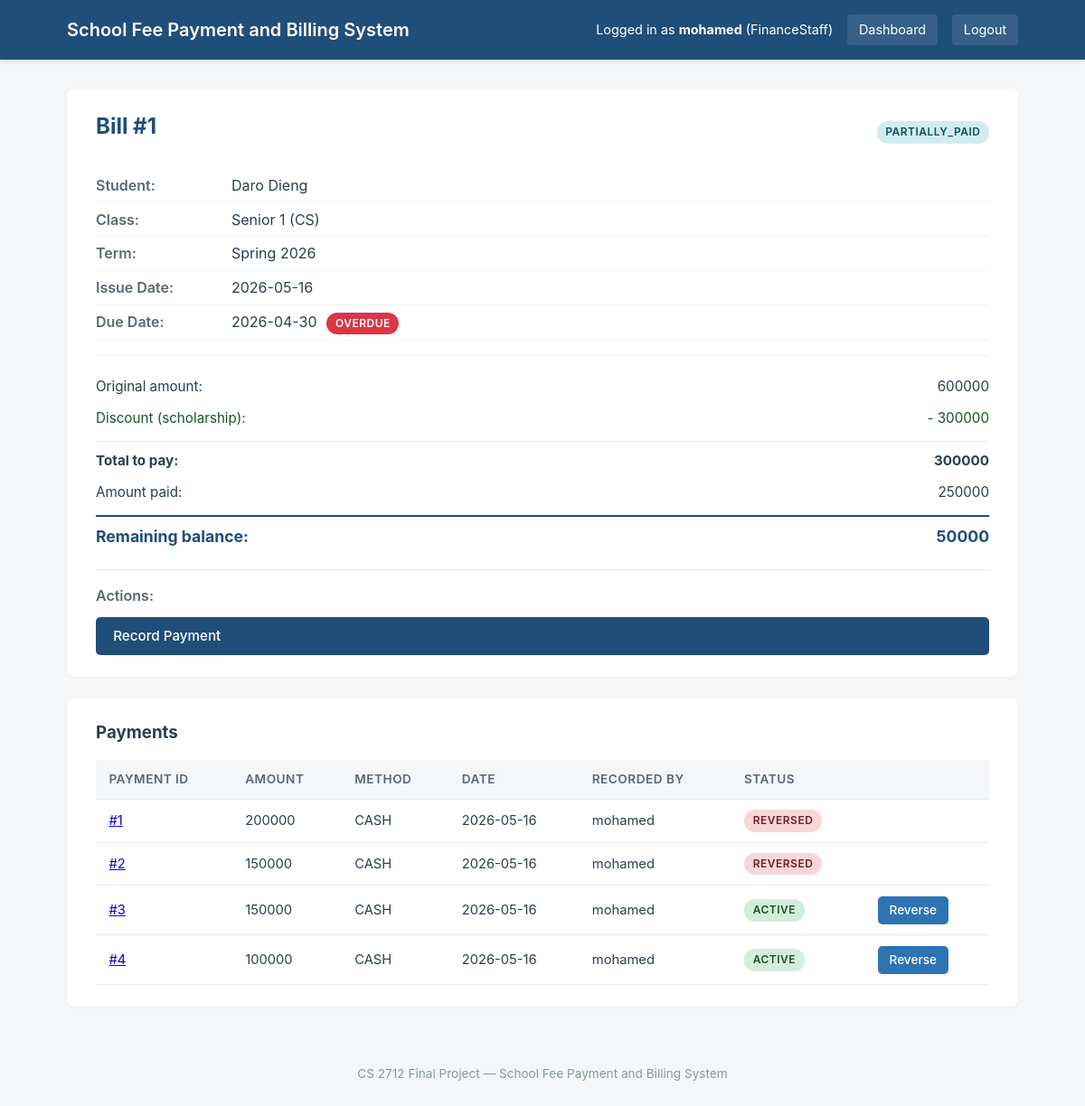
Page /bills/1 (signed in) on the committed database.
### tables this page shows
CREATE TABLE user (
    user_id        INTEGER PRIMARY KEY AUTOINCREMENT,
    username       TEXT NOT NULL UNIQUE,
    password_hash  TEXT NOT NULL,
    role_id        INTEGER NOT NULL,
    is_active      INTEGER NOT NULL DEFAULT 1,
    FOREIGN KEY (role_id) REFERENCES role(role_id)
);

CREATE TABLE role (
    role_id      INTEGER PRIMARY KEY AUTOINCREMENT,
    name         TEXT NOT NULL UNIQUE,
    permissions  TEXT NOT NULL
);

CREATE TABLE bill (
    bill_id          INTEGER PRIMARY KEY AUTOINCREMENT,
    profile_id       INTEGER NOT NULL,
    structure_id     INTEGER NOT NULL,
    original_amount  REAL NOT NULL CHECK (original_amount >= 0),
    discount_amount  REAL NOT NULL DEFAULT 0 CHECK (discount_amount >= 0),
    total_amount     REAL NOT NULL CHECK (total_amount >= 0),
    amount_paid      REAL NOT NULL DEFAULT 0 CHECK (amount_paid >= 0),
    balance          REAL NOT NULL,
    status           TEXT NOT NULL
                     CHECK (status IN ('UNPAID','PARTIALLY_PAID','PAID','CANCELLED')),
    issue_date       TEXT NOT NULL,
    due_date         TEXT NOT NULL,
    FOREIGN KEY (profile_id)   REFERENCES billing_profile(profile_id),
    FOREIGN KEY (structure_id) REFERENCES fee_structure(structure_id)
);

CREATE TABLE student (
    student_id     INTEGER PRIMARY KEY AUTOINCREMENT,
    first_name     TEXT NOT NULL,
    last_name      TEXT NOT NULL,
    email          TEXT UNIQUE,
    student_class  TEXT NOT NULL,
    program        TEXT NOT NULL,
    user_id        INTEGER,
    FOREIGN KEY (user_id) REFERENCES user(user_id)
);

CREATE TABLE billing_profile (
    profile_id  INTEGER PRIMARY KEY AUTOINCREMENT,
    student_id  INTEGER NOT NULL,
    term        TEXT NOT NULL,
    is_active   INTEGER NOT NULL DEFAULT 1,
    FOREIGN KEY (student_id) REFERENCES student(student_id)
);

CREATE TABLE discount (
    discount_id  INTEGER PRIMARY KEY AUTOINCREMENT,
    bill_id      INTEGER NOT NULL UNIQUE,
    type         TEXT NOT NULL
                 CHECK (type IN ('FIXED_AMOUNT','PERCENTAGE','SCHOLARSHIP','WAIVER')),
    amount       REAL DEFAULT 0 CHECK (amount >= 0),
    percentage   REAL DEFAULT 0 CHECK (percentage >= 0 AND percentage <= 100),
    reason       TEXT NOT NULL,
    applied_by   INTEGER NOT NULL,
    FOREIGN KEY (bill_id)    REFERENCES bill(bill_id),
    FOREIGN KEY (applied_by) REFERENCES user(user_id)
);

CREATE TABLE payment (
    payment_id    INTEGER PRIMARY KEY AUTOINCREMENT,
    bill_id       INTEGER NOT NULL,
    amount        REAL NOT NULL CHECK (amount > 0),
    payment_date  TEXT NOT NULL,
    method        TEXT NOT NULL
                  CHECK (method IN ('CASH','BANK_TRANSFER','MOBILE_MONEY','CHEQUE')),
    is_reversed   INTEGER NOT NULL DEFAULT 0,
    recorded_by   INTEGER NOT NULL,
    FOREIGN KEY (bill_id)     REFERENCES bill(bill_id),
    FOREIGN KEY (recorded_by) REFERENCES user(user_id)
);

### controllers/bill_controller.py (the view)
@bill_bp.route("/bills/<int:bill_id>")
@login_required
def bill_detail(bill_id):
    bill = bill_repo.find_by_id(bill_id)
    if bill is None:
        abort(404)
    user = get_current_user()
    if user.role.name == "Student":
        bill_student = bill.billing_profile.student
        if bill_student.user_id != user.user_id:
            abort(403)  # forbidden
    payments = payment_repo.find_by_bill(bill_id)
    discount = discount_repo.find_by_bill(bill_id)
    return render_template(
        "bill_detail.html",
        bill=bill,
        payments=payments,
        discount=discount,
        user=user,
    )

### controllers/helpers.py (called while the page is built)
def get_current_user():
    user_id = session.get("user_id")
    if user_id is None:
        return None
    return user_repository.find_by_id(user_id)

def login_required(view_function):
    @wraps(view_function)
    def wrapper(*args, **kwargs):
        if get_current_user() is None:
            flash("Please log in first.", "error")
            return redirect(url_for("auth.login"))
        return view_function(*args, **kwargs)
    return wrapper

### domain/bill.py (called while the page is built)
    @property
    def name(self):
        return STATUS_PARTIALLY_PAID

    @property
    def status(self):
        return self._state.name

    def is_overdue(self):
        if self.due_date is None:
            return False
        today = datetime.now().date().isoformat()
        return self.due_date < today and self.status in (STATUS_UNPAID, STATUS_PARTIALLY_PAID)

### domain/discount.py (called while the page is built)
    @staticmethod
    def create(discount_type, discount_id, reason, applied_by,
               amount=0, percentage=0, bill_id=None):
        if discount_type == "FIXED_AMOUNT":
            return FixedAmountDiscount(discount_id, reason, applied_by, amount, bill_id)
        elif discount_type == "PERCENTAGE":
            return PercentageDiscount(discount_id, reason, applied_by, percentage, bill_id)
        elif discount_type == "SCHOLARSHIP":
            return ScholarshipDiscount(discount_id, reason, applied_by, bill_id)
        elif discount_type == "WAIVER":
            return WaiverDiscount(discount_id, reason, applied_by, bill_id=bill_id)
        else:
            raise ValueError(f"Unknown discount type: {discount_type}")

### domain/student.py (called while the page is built)
    def get_full_name(self):
        return f"{self.first_name} {self.last_name}"

### repositories/bill_repository.py (called while the page is built)
    def find_by_id(self, bill_id):
        connection = get_connection()
        cursor = connection.cursor()
        cursor.execute("SELECT * FROM bill WHERE bill_id = ?", (bill_id,))
        row = cursor.fetchone()
        connection.close()
        if row is None:
            return None
        return self._row_to_bill(row)

### repositories/billing_profile_repository.py (called while the page is built)
    def find_by_id(self, profile_id):
        connection = get_connection()
        cursor = connection.cursor()
        cursor.execute(
            "SELECT * FROM billing_profile WHERE profile_id = ?",
            (profile_id,)
        )
        row = cursor.fetchone()
        connection.close()
        if row is None:
            return None
        return self._row_to_profile(row)

### templates/bill_detail.html (shortened to what this page needs)
{% extends "base.html" %}
{% block content %}
<div class="card">
    <div class="card-header">
        <h2>Bill #{{ bill.bill_id }}</h2>
        <span class="badge badge-{{ bill.status|lower }}">{{ bill.status }}</span>
    </div>
    <div class="bill-info">
        <div class="info-row">
            <span class="info-label">Student:</span>
            <span>{{ bill.billing_profile.student.get_full_name() }}</span>
        </div>
        <div class="info-row">
            <span class="info-label">Class:</span>
            <span>{{ bill.billing_profile.student.student_class }} ({{ bill.billing_profile.student.program }})</span>
        </div>
        <div class="info-row">
            <span class="info-label">Term:</span>
            <span>{{ bill.billing_profile.term }}</span>
        </div>
        <div class="info-row">
            <span class="info-label">Issue Date:</span>
            <span>{{ bill.issue_date[:10] }}</span>
        </div>
        <div class="info-row">
            <span class="info-label">Due Date:</span>
            <span>{{ bill.due_date }} {% if bill.is_overdue() %}<span class="badge badge-overdue">OVERDUE</span>{% endif %}</span>
        </div>
    </div>
    <hr>
    <div class="amounts">
        <div class="amount-row">
            <span>Original amount:</span>
            <span>{{ "%.0f"|format(bill.original_amount) }}</span>
        </div>
        {% if discount %}
            <div class="amount-row discount">
                <span>Discount ({{ discount.reason }}):</span>
                <span>- {{ "%.0f"|format(bill.discount_amount) }}</span>
            </div>
        {% endif %}
        <div class="amount-row total">
            <span><strong>Total to pay:</strong></span>
            <span><strong>{{ "%.0f"|format(bill.total_amount) }}</strong></span>
        </div>
        <div class="amount-row">
            <span>Amount paid:</span>
            <span>{{ "%.0f"|format(bill.amount_paid) }}</span>
        </div>
        <div class="amount-row balance">
            <span><strong>Remaining balance:</strong></span>
            <span><strong>{{ "%.0f"|format(bill.balance) }}</strong></span>
        </div>
    </div>
    {% if user.role.name in ["Administrator", "FinanceStaff"] %}
        <hr>
        <div class="actions">
            <span class="info-label">Actions:</span>
            {% if bill.status in ["UNPAID", "PARTIALLY_PAID"] %}
                <a class="btn btn-primary" href="{{ url_for('payment.record_payment', bill_id=bill.bill_id) }}">Record Payment</a>
            {% endif %}
        </div>
    {% endif %}
</div>
<div class="card">
    <h3>Payments</h3>
    {% if payments %}
        <table class="data-table">
            <thead>
                <tr>
                    <th>Payment ID</th>
                    <th>Amount</th>
                    <th>Method</th>
                    <th>Date</th>
                    <th>Recorded by</th>
                    <th>Status</th>
                    <th></th>
                </tr>
            </thead>
            <tbody>
                {% for p in payments %}
                    <tr>
                        <td><a href="{{ url_for('payment.receipt_view', payment_id=p.payment_id) }}">#{{ p.payment_id }}</a></td>
                        <td>{{ "%.0f"|format(p.amount) }}</td>
                        <td>{{ p.method }}</td>
                        <td>{{ p.payment_date[:10] }}</td>
                        <td>{{ p.recorded_by.username }}</td>
                        <td>
                            {% if p.is_reversed %}
                                <span class="badge badge-cancelled">REVERSED</span>
                            {% else %}
                                <span class="badge badge-paid">ACTIVE</span>
                            {% endif %}
                        </td>
                        <td>
                            {% if not p.is_reversed and user.role.name in ["Administrator", "FinanceStaff"] %}
                                <a href="{{ url_for('payment.reverse_payment', payment_id=p.payment_id) }}"
                                class="btn btn-small">Reverse</a>
                            {% endif %}
                        </td>
                    </tr>
                {% endfor %}
            </tbody>
        </table>
    {% else %}
        <p class="empty">No payments recorded yet.</p>
    {% endif %}
</div>
{% endblock %}

### templates/base.html (shortened to what this page needs)
<!DOCTYPE html>
<html lang="en">
<head>
    <link rel="stylesheet" href="{{ url_for('static', filename='css/style.css') }}">
</head>
<body>
<header>
    <div class="header-inner">
        <h1>School Fee Payment and Billing System</h1>
        {% if session.get('user_id') %}
            <nav>
                <span>Logged in as <strong>{{ session.get('username') }}</strong> ({{ session.get('role_name') }})</span>
                <a href="{{ url_for('auth.dashboard') }}">Dashboard</a>
                <a href="{{ url_for('auth.logout') }}">Logout</a>
            </nav>
        {% endif %}
    </div>
</header>
<main>
    {% block content %}{% endblock %}
</main>
<footer>
    <p>CS 2712 Final Project &mdash; School Fee Payment and Billing System</p>
</footer>
</body>
</html>

### static/css/style.css (style rules this page uses)
* { box-sizing: border-box; margin: 0; padding: 0; }
body { font-family: -apple-system, BlinkMacSystemFont, "Segoe UI", Arial, sans-serif; background: #f4f6f8; color: #2c3e50; line-height: 1.5; }
header { background: #1f4e79; color: white; padding: 1rem 0; box-shadow: 0 2px 4px rgba(0,0,0,0.1); }
.header-inner { max-width: 1100px; margin: 0 auto; padding: 0 1.5rem; display: flex; justify-content: space-between; align-items: center; flex-wrap: wrap; gap: 1rem; }
header h1 { font-size: 1.25rem; font-weight: 600; }
header nav { display: flex; align-items: center; gap: 1rem; font-size: 0.9rem; }
header nav a { color: white; text-decoration: none; padding: 0.4rem 0.8rem; background: rgba(255,255,255,0.1); border-radius: 4px; }
main { max-width: 1100px; margin: 2rem auto; padding: 0 1.5rem; }
.card { background: white; border-radius: 8px; padding: 1.5rem 2rem; margin-bottom: 1.5rem; box-shadow: 0 1px 3px rgba(0,0,0,0.06); }
.card h2 { color: #1f4e79; margin-bottom: 0.75rem; }
.btn { display: inline-block; padding: 0.6rem 1.2rem; background: #2e74b5; color: white; text-decoration: none; border: none; border-radius: 5px; cursor: pointer; font-size: 0.95rem; font-weight: 500; }
.btn-primary { background: #1f4e79; width: 100%; }
footer { text-align: center; padding: 2rem 1rem; color: #8a96a3; font-size: 0.85rem; }
.data-table { width: 100%; border-collapse: collapse; margin-top: 1rem; }
.data-table thead { background: #f4f6f8; }
.data-table th, .data-table td { padding: 0.7rem 0.9rem; text-align: left; border-bottom: 1px solid #e6e9ed; font-size: 0.92rem; }
.data-table th { font-weight: 600; color: #5a6776; font-size: 0.85rem; text-transform: uppercase; letter-spacing: 0.5px; }
.badge { display: inline-block; padding: 0.2rem 0.6rem; border-radius: 12px; font-size: 0.75rem; font-weight: 600; text-transform: uppercase; letter-spacing: 0.5px; }
.badge-partially_paid { background: #d1ecf1; color: #0c5460; }
.badge-paid { background: #d4edda; color: #155724; }
.badge-cancelled { background: #f8d7da; color: #721c24; }
.badge-overdue { background: #dc3545; color: white; margin-left: 0.4rem; }
.card-header { display: flex; justify-content: space-between; align-items: center; flex-wrap: wrap; gap: 1rem; margin-bottom: 1rem; }
.btn-small { padding: 0.35rem 0.8rem; font-size: 0.85rem; }
.bill-info { margin-bottom: 1rem; }
.info-row { display: flex; padding: 0.4rem 0; border-bottom: 1px solid #f0f2f5; }
.info-label { min-width: 150px; font-weight: 600; color: #5a6776; }
hr { border: none; border-top: 1px solid #e6e9ed; margin: 1rem 0; }
.amounts { margin: 1rem 0; }
.amount-row { display: flex; justify-content: space-between; padding: 0.4rem 0; font-size: 0.95rem; }
.amount-row.discount { color: #155724; }
.amount-row.total { border-top: 1px solid #e6e9ed; padding-top: 0.6rem; margin-top: 0.4rem; }
.amount-row.balance { border-top: 2px solid #1f4e79; padding-top: 0.6rem; margin-top: 0.4rem; color: #1f4e79; font-size: 1.1rem; }
.actions { display: flex; align-items: center; gap: 0.75rem; flex-wrap: wrap; }

### rows in the picture
user: get "mohamed"
role: get "FinanceStaff"
bill: bill_id "1", status "PARTIALLY_PAID", issue_date "2026-05-16", due_date "2026-04-30", original_amount "600000", discount_amount "300000", total_amount "300000", amount_paid "250000", balance "50000"
student: billing_profile.student.student_class "Senior 1", billing_profile.student.program "CS"
billing_profile: billing_profile.term "Spring 2026"
discount: reason "scholarship"
payment: payment_id "1", amount "200000", method "CASH", payment_date "2026-05-16", recorded_by.username "mohamed", is_reversed "REVERSED"
payment: payment_id "2", amount "150000", method "CASH", payment_date "2026-05-16", recorded_by.username "mohamed", is_reversed "REVERSED"
payment: payment_id "3", amount "150000", method "CASH", payment_date "2026-05-16", recorded_by.username "mohamed", is_reversed "ACTIVE"
payment: payment_id "4", amount "100000", method "CASH", payment_date "2026-05-16", recorded_by.username "mohamed", is_reversed "ACTIVE"

### other values in the picture
{{ bill.billing_profile.student.get_full_name() }} "Daro Dieng"
